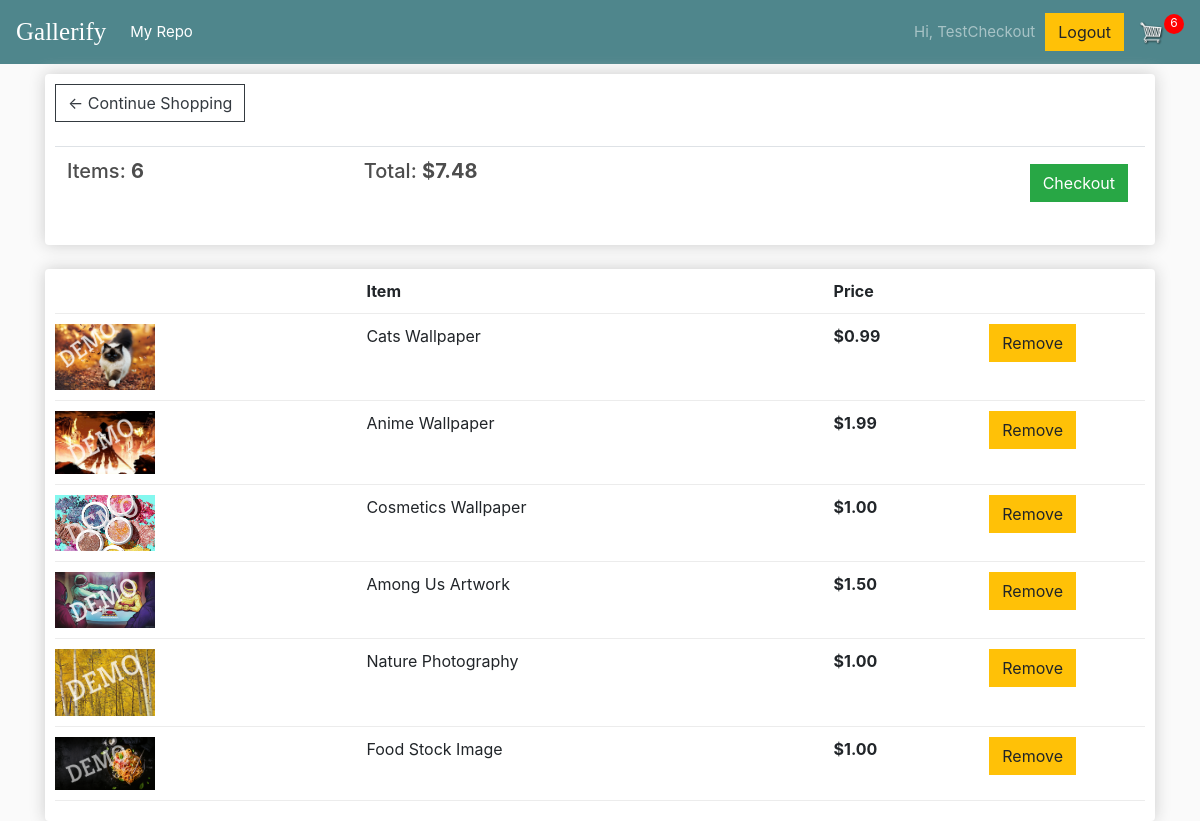
The page /cart/ (signed in) on the database as committed earlier.
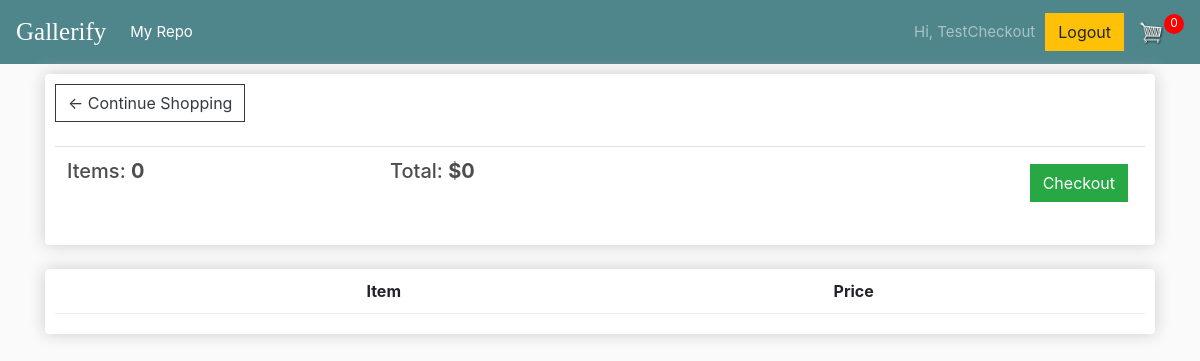
The same page on the database as committed later.
### gallery/models.py (models this page shows, shortened)
class Order(models.Model):
	customer = models.ForeignKey(Customer, on_delete=models.SET_NULL, blank=True, null=True)
	date_ordered = models.DateTimeField(auto_now_add=True)
	complete = models.BooleanField(default=False, null=True, blank=False)
	transaction_id = models.CharField(max_length=200, null=True)
	@property
	def get_cart_total(self):
		orderitems = self.orderitem_set.all()
		total = sum([item.get_total for item in orderitems])
		return total
	@property
	def get_cart_items(self):
		orderitems = self.orderitem_set.all()
		total = sum([1 for item in orderitems])
		return total

class OrderItem(models.Model):
	product = models.ForeignKey(Product, on_delete=models.SET_NULL, blank=True, null=True)
	order = models.ForeignKey(Order, on_delete=models.SET_NULL, blank=True, null=True)
	date_added = models.DateTimeField(auto_now_add=True)
	@property
	def get_total(self):
		total = self.product.price
		return total

class Product(models.Model):
	name = models.CharField(max_length=200, null=True)
	price = models.DecimalField(max_digits=7, decimal_places=2)
	sampleImage = models.ImageField(null=True, blank=True, upload_to='sample_images')
	image = models.ImageField(null=True, blank=True, upload_to='product_images')
	@property
	def sampleImageURL(self):
		try:
			url = self.sampleImage.url
		except:
			url = ''
		return url

### gallery/views.py (the view)
# urls.py: path('cart/', views.cart, name="cart"),
def cart(request):
	context = cartData(request)
	return render(request, 'gallery/cart.html', context)

### gallery/utils.py (called while the page is built, shortened)
def cookieCart(request):
	try:
		cart = json.loads(request.COOKIES['cart'])
	except:
		cart = {}
	items = []
	order = {'get_cart_total':0, 'get_cart_items': 0}
	cartItems = order['get_cart_items']
	return {'items': items, 'order': order, 'cartItems': cartItems}

def cartData(request):
	if request.user.is_authenticated:
		customer, created = Customer.objects.get_or_create(user=request.user)
		customer.name = request.user.username
		customer.email = request.user.email
		customer.save()
		order, created = Order.objects.get_or_create(customer=customer, complete=False)
		items = order.orderitem_set.all()
		cartItems = order.get_cart_items
		cookieData = cookieCart(request)
	else:
		cookieData = cookieCart(request)
		cartItems = cookieData['cartItems']
		order = cookieData['order']
		items = cookieData['items']
	return {'items': items, 'order': order, 'cartItems': cartItems}

### gallery/templates/gallery/cart.html
{% extends 'gallery/main.html' %}
{% load static %}
{% block content %}
	<div class="row">
		<div class="col-lg-12">
			<div class="box-element">
				<a class="btn btn-outline-dark" href="{% url 'store' %}">&#x2190; Continue Shopping</a>
				<br>
				<br>
				<table class="table">
					<tr>
						<th><h5>Items: <strong class="cart-data">{{order.get_cart_items}}</strong></h5></th>
						<th><h5>Total: <strong class="cart-data">${{order.get_cart_total}}</strong></h5></th>
						<th><a style="float:right; margin: 5px;"class="btn btn-success" href="{% url 'checkout' %}">Checkout</a></th>
					</tr>
				</table>
			</div>
			<br>
			<div class="box-element">
				<div class="cart-row">
					<div style="flex: 2"></div>
					<div style="flex: 3"><strong>Item</strong></div>
					<div style="flex: 1"><strong>Price</strong></div>
					<div style="flex: 1"><strong></strong></div>
				</div>
				{% for item in items %}
				<div class="cart-row" id={{item.product.id}}>
					<div style="flex: 2"><img class="row-image" src="{{item.product.sampleImageURL}}"></div>
					<div style="flex: 3">{{item.product.name}}</div>
					<div style="flex: 1"><strong>${{item.product.price|floatformat:2}}</strong></div>
					<div style="flex: 1"><button data-product={{item.product.id}} data-action="remove" class="btn btn-warning update-cart">Remove</button></div>
				</div>
				{% endfor %}
			</div>
		</div>
	</div>
{% endblock content %}

### gallery/templates/gallery/main.html (shortened to what this page needs)
<!DOCTYPE html>
{% load static %}
<html>
<head>
	<link rel="stylesheet" href="https://stackpath.bootstrapcdn.com/bootstrap/4.4.1/css/bootstrap.min.css">
	<link rel="stylesheet" type="text/css" href="{% static 'css/main.css' %}">
</head>
<body>
	<nav class="navbar navbar-expand-lg navbar-dark bg-dark">
	  <a class="navbar-brand" href="{% url 'store' %}">Gallerify</a>
	  <div class="collapse navbar-collapse" id="navbarSupportedContent">
	    <ul class="navbar-nav mr-auto">
	      <li class="nav-item active">
	        <a class="nav-link" href="{% url 'user_repo' %}">My Repo <span class="sr-only">(current)</span></a>
	      </li>
	    </ul>
	    <div class="form-inline my-2 my-lg-0">
	    	{% if user.is_authenticated %}
				<span class="navbar-text">Hi, {{user}}</span>
				<a href="{% url 'logout' %}"class="btn btn-warning">Logout</a>
        	{% else %}
	          	<a href="{% url 'login' %}"class="btn btn-warning">Login</a>
        	{% endif %}
	     	<a href="{% url 'cart' %}">
	    		<img  id="cart-icon" src="{% static 'images/cartIcon.png' %}">
	    	</a>
	    	{% if cartItems or cartItems == 0 %}
	    		<p id="cart-total">{{cartItems}}</p>
	    	{% endif %}
	    </div>
	  </div>
	</nav>
	<div class="container">
		{% block content %}
		{% endblock content%}
	</div>
</body>
</html>

Rows that differ between the two databases and show on the page:
no longer on this page (row edited): Order: get_cart_items "6", get_cart_total "7.48"
removed OrderItem: product.sampleImageURL (picture), product.name "Cats Wallpaper", product.price "0.99"
removed OrderItem: product.sampleImageURL (picture), product.name "Anime Wallpaper", product.price "1.99"
removed OrderItem: product.sampleImageURL (picture), product.name "Cosmetics Wallpaper", product.price "1.00"
no longer on this page (row unchanged): OrderItem: product.sampleImageURL (picture), product.name "Among Us Artwork", product.price "1.50"
no longer on this page (row unchanged): OrderItem: product.sampleImageURL (picture), product.name "Nature Photography", product.price "1.00"
no longer on this page (row unchanged): OrderItem: product.sampleImageURL (picture), product.name "Food Stock Image", product.price "1.00"
added Order: get_cart_items "0", get_cart_total "0"
Other text that changed with them:
{{ cartItems }}: "6" → "0"
